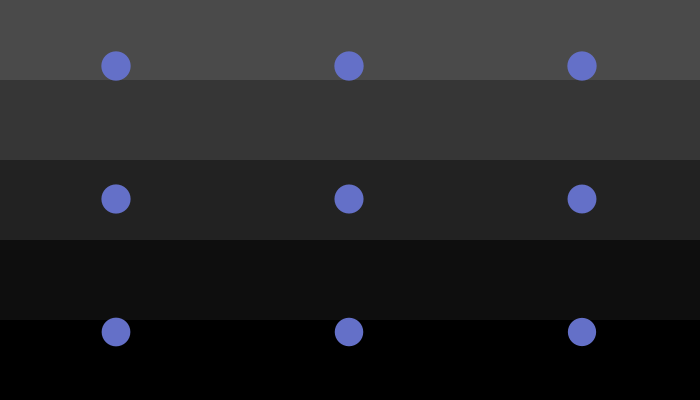
Frame 1 (no input)
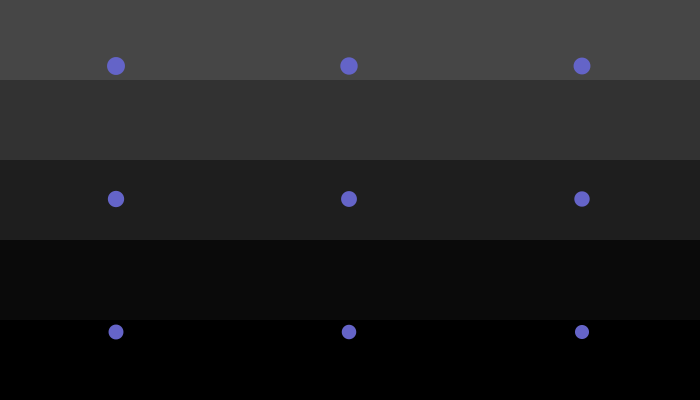
Frame 60 (the mouse pressed at the canvas centre just before this capture)
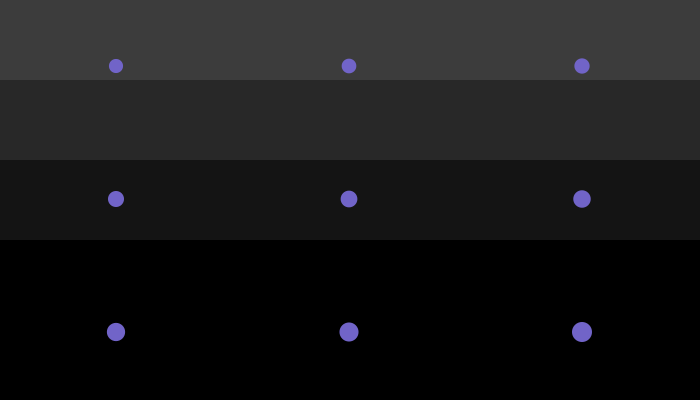
Frame 120 (the mouse held since frame 60 and released just before this capture)

The Processing sketch that drew these frames (run headless with seeded random() and noise(); from frame 60 on, the mouse is pressed at the canvas centre):

// Processing sketch: Perlin_circles
// ── Perlin_circles.pde
float tSize = 10;
float tHue = random(0, 255);
float stepVal = 0.01;
float fifthHeight;
float bgBaseBrit = 50;
float britSeed = random(0, 100);

void setup() {
  size(700, 400);
  noStroke();
  colorMode(HSB);
  noiseDetail(1);
  smooth();
  
  fifthHeight = height/5;
}

void draw() {
  background(0);
  
  float britShift = noise(britSeed);
  britSeed += 0.005;
  
  int j = 0;
  for(int i = 0; i < height; i += fifthHeight, j++) {
    fill(0, 0, bgBaseBrit - (j * 20) + britShift * 200);
    rect(0, i, width, i + fifthHeight);
  }
  
  for (int i = 0; i < 9; i++) {
    float circleSize = noise(tSize + stepVal * (i * 2));
    circleSize = map(circleSize, 0, 1, 10, 200);
    
    int x = i * (width/3) % (width - 1) + (width/6);
    int y = floor(i/3) * (height/3) % height + (height/6);
    
    float hue = tHue + i * stepVal;
    tHue += stepVal;
    
    fill(hue, 127, 200); 
    ellipse(x, y, circleSize, circleSize);
  }
  tSize += stepVal;
}
